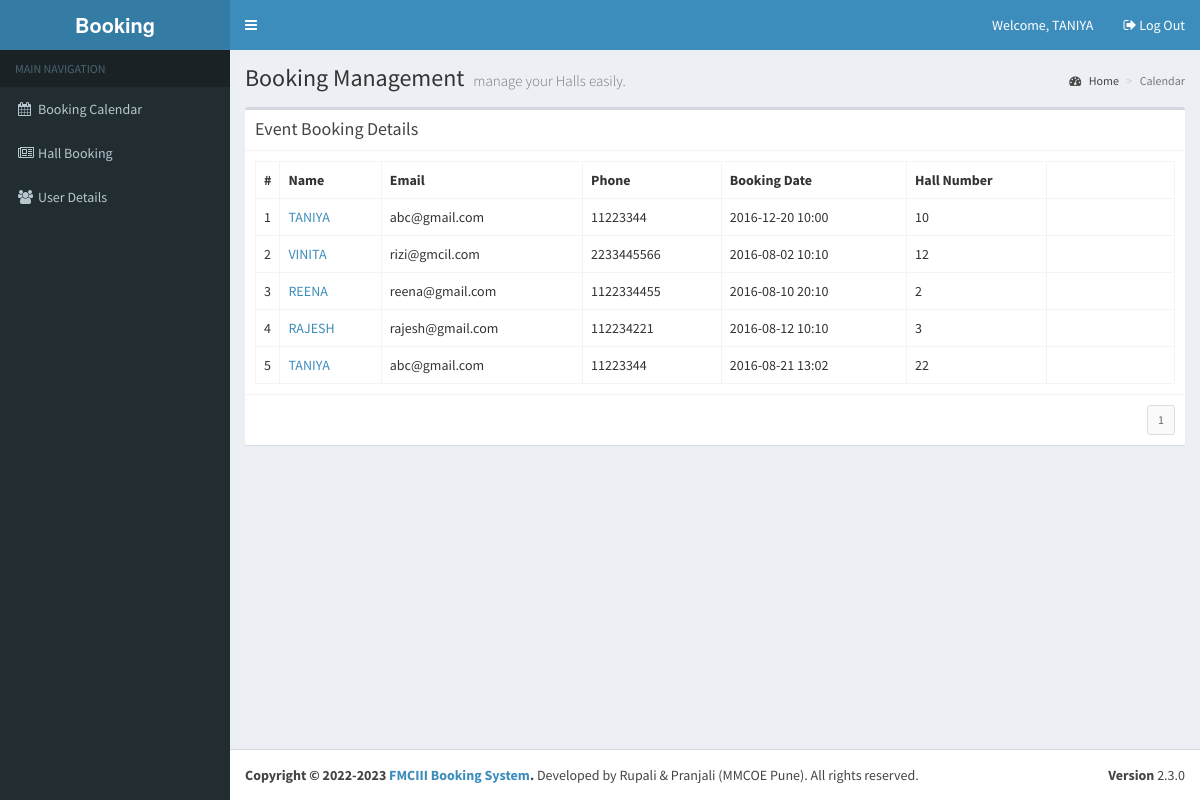
Screenshot of /event-management/views/?v=LIST (signed in) with the database file from the repository.
### tables this page shows
CREATE TABLE `tbl_users` (
  `id` int(10) NOT NULL,
  `name` varchar(100) NOT NULL,
  `pwd` varchar(200) NOT NULL,
  `address` varchar(250) NOT NULL,
  `phone` varchar(20) NOT NULL,
  `email` varchar(100) NOT NULL,
  `type` varchar(10) NOT NULL,
  `status` varchar(10) NOT NULL,
  `bdate` varchar(100) NOT NULL
);

CREATE TABLE `tbl_reservations` (
  `id` int(10) NOT NULL,
  `uid` int(10) NOT NULL,
  `ucount` varchar(10) NOT NULL,
  `rdate` varchar(100) NOT NULL,
  `status` varchar(10) NOT NULL,
  `comments` varchar(250) NOT NULL,
  `bdate` varchar(100) NOT NULL
);

### event-management/views/index.php (called while the page is built, shortened)
<?php
require_once '../library/functions.php';
require_once '../include/template.php';
?>

### event-management/library/database.php (called while the page is built, shortened)
<?php
require_once 'config.php';
$dbConn = mysqli_connect ($dbHost, $dbUser, $dbPass,$dbName);
function dbQuery($sql)
{
	global $dbConn;
	$result = mysqli_query($dbConn,$sql);
	return $result;
}
function dbFetchAssoc($result)
{
	return mysqli_fetch_assoc($result);
}
function dbNumRows($result)
{
	return mysqli_num_rows($result);
}
?>

### event-management/views/eventlist.php (the view, shortened to what this page needs)
<?php
$records = getBookingRecords();
?>
<div class="col-md-12">
  <div class="box">
    <div class="box-header with-border">
      <h3 class="box-title">Event Booking Details</h3>
    </div>
    <div class="box-body">
      <table class="table table-bordered">
        <tr>
          <th style="width: 10px">#</th>
          <th>Name</th>
          <th>Email</th>
          <th>Phone</th>
          <th>Booking Date</th>
          <th style="width: 140px"> Hall Number</th>
        </tr>
        <?php
	  $idx = 1;
	  foreach($records as $rec) {
	  	extract($rec);
		?>
        <tr>
          <td><?php echo $idx++; ?></td>
          <td><a href="<?php echo WEB_ROOT; ?>views/?v=USER&ID=<?php echo $user_id; ?>"><?php echo strtoupper($user_name); ?></a></td>
          <td><?php echo $user_email; ?></td>
          <td><?php echo $user_phone; ?></td>
          <td><?php echo $res_date; ?></td>
          <td><?php echo $count; ?></td>
          <td><span class="label label-<?php echo $stat; ?>"><?php echo $status; ?></span></td>
        </tr>
        <?php } ?>
      </table>
    </div>
    <div class="box-footer clearfix">
      <?php echo generatePagination(); ?> </div>
  </div>
</div>

### rows the page displays
tbl_users: name "TANIYA", email "abc@gmail.com", phone "11223344", tbl_reservations.rdate "2016-12-20 10:00", tbl_reservations.ucount "10", tbl_reservations.rdate "2016-08-21 13:02", tbl_reservations.ucount "22"
tbl_users: name "VINITA", email "rizi@gmcil.com", phone "2233445566", tbl_reservations.rdate "2016-08-02 10:10", tbl_reservations.ucount "12"
tbl_users: name "REENA", email "reena@gmail.com", phone "1122334455", tbl_reservations.rdate "2016-08-10 20:10", tbl_reservations.ucount "2"
tbl_users: name "RAJESH", email "rajesh@gmail.com", phone "112234221", tbl_reservations.rdate "2016-08-12 10:10", tbl_reservations.ucount "3"

### other values shown
$_SESSION['calendar_fd_user']['name'] "TANIYA"
